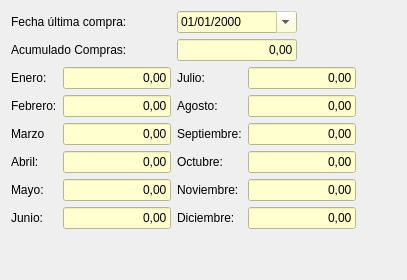
         <widget class="QWidget" name="tabEstad">
          <attribute name="title">
           <string>Estadistica</string>
          </attribute>
          <layout class="QGridLayout" name="gridLayout_14">
           <item row="0" column="0" colspan="2">
            <widget class="QLabel" name="label_30">
             <property name="text">
              <string>Fecha última compra:</string>
             </property>
            </widget>
           </item>
           <item row="8" column="0">
            <spacer name="verticalSpacer_3">
             <property name="orientation">
              <enum>Qt::Vertical</enum>
             </property>
             <property name="sizeHint" stdset="0">
              <size>
               <width>20</width>
               <height>40</height>
              </size>
             </property>
            </spacer>
           </item>
           <item row="4" column="0">
            <widget class="QLabel" name="label_49">
             <property name="text">
              <string>Marzo</string>
             </property>
            </widget>
           </item>
           <item row="3" column="0">
            <widget class="QLabel" name="label_48">
             <property name="text">
              <string>Febrero:</string>
             </property>
            </widget>
           </item>
           <item row="3" column="1">
            <widget class="QLineEdit" name="txtFebrero">
             <property name="enabled">
              <bool>false</bool>
             </property>
             <property name="maximumSize">
              <size>
               <width>120</width>
               <height>16777215</height>
              </size>
             </property>
             <property name="styleSheet">
              <string notr="true">background-color: rgb(255, 255, 207);
color: rgb(0, 0, 0);</string>
             </property>
             <property name="text">
              <string>0,00</string>
             </property>
             <property name="alignment">
              <set>Qt::AlignRight|Qt::AlignTrailing|Qt::AlignVCenter</set>
             </property>
            </widget>
           </item>
           <item row="3" column="3">
            <widget class="QLineEdit" name="txtAgosto">
             <property name="enabled">
              <bool>false</bool>
             </property>
             <property name="maximumSize">
              <size>
               <width>120</width>
               <height>16777215</height>
              </size>
             </property>
             <property name="styleSheet">
              <string notr="true">background-color: rgb(255, 255, 207);
color: rgb(0, 0, 0);</string>
             </property>
             <property name="text">
              <string>0,00</string>
             </property>
             <property name="alignment">
              <set>Qt::AlignRight|Qt::AlignTrailing|Qt::AlignVCenter</set>
             </property>
            </widget>
           </item>
           <item row="0" column="2" colspan="2">
            <widget class="QDateEdit" name="txtfecha_ultima_compra">
             <property name="enabled">
              <bool>false</bool>
             </property>
             <property name="maximumSize">
              <size>
               <width>120</width>
               <height>16777215</height>
              </size>
             </property>
             <property name="styleSheet">
              <string notr="true">background-color: rgb(255, 255, 207);
color: rgb(0, 0, 0);</string>
             </property>
             <property name="displayFormat">
              <string>dd/MM/yyyy</string>
             </property>
             <property name="calendarPopup">
              <bool>true</bool>
             </property>
            </widget>
           </item>
           <item row="3" column="2">
            <widget class="QLabel" name="label_55">
             <property name="text">
              <string>Agosto:</string>
             </property>
            </widget>
           </item>
           <item row="6" column="3">
            <widget class="QLineEdit" name="txtNoviembre">
             <property name="enabled">
              <bool>false</bool>
             </property>
             <property name="maximumSize">
              <size>
               <width>120</width>
               <height>16777215</height>
              </size>
             </property>
             <property name="styleSheet">
              <string notr="true">background-color: rgb(255, 255, 207);
color: rgb(0, 0, 0);</string>
             </property>
             <property name="text">
              <string>0,00</string>
             </property>
             <property name="alignment">
              <set>Qt::AlignRight|Qt::AlignTrailing|Qt::AlignVCenter</set>
             </property>
            </widget>
           </item>
           <item row="6" column="1">
            <widget class="QLineEdit" name="txtMayo">
             <property name="enabled">
              <bool>false</bool>
             </property>
             <property name="maximumSize">
              <size>
               <width>120</width>
               <height>16777215</height>
              </size>
             </property>
             <property name="styleSheet">
              <string notr="true">background-color: rgb(255, 255, 207);
color: rgb(0, 0, 0);</string>
             </property>
             <property name="text">
              <string>0,00</string>
             </property>
             <property name="alignment">
              <set>Qt::AlignRight|Qt::AlignTrailing|Qt::AlignVCenter</set>
             </property>
            </widget>
           </item>
           <item row="7" column="1">
            <widget class="QLineEdit" name="txtJunio">
             <property name="enabled">
              <bool>false</bool>
             </property>
             <property name="maximumSize">
              <size>
               <width>120</width>
               <height>16777215</height>
              </size>
             </property>
             <property name="styleSheet">
              <string notr="true">background-color: rgb(255, 255, 207);
color: rgb(0, 0, 0);</string>
             </property>
             <property name="text">
              <string>0,00</string>
             </property>
             <property name="alignment">
              <set>Qt::AlignRight|Qt::AlignTrailing|Qt::AlignVCenter</set>
             </property>
            </widget>
           </item>
           <item row="5" column="3">
            <widget class="QLineEdit" name="txtOctubre">
             <property name="enabled">
              <bool>false</bool>
             </property>
             <property name="maximumSize">
              <size>
               <width>120</width>
               <height>16777215</height>
              </size>
             </property>
             <property name="styleSheet">
              <string notr="true">background-color: rgb(255, 255, 207);
color: rgb(0, 0, 0);</string>
             </property>
             <property name="text">
              <string>0,00</string>
             </property>
             <property name="alignment">
              <set>Qt::AlignRight|Qt::AlignTrailing|Qt::AlignVCenter</set>
             </property>
            </widget>
           </item>
           <item row="2" column="1">
            <widget class="QLineEdit" name="txtEnero">
             <property name="enabled">
              <bool>false</bool>
             </property>
             <property name="maximumSize">
              <size>
               <width>120</width>
               <height>16777215</height>
              </size>
             </property>
             <property name="styleSheet">
              <string notr="true">background-color: rgb(255, 255, 207);
color: rgb(0, 0, 0);</string>
             </property>
             <property name="text">
              <string>0,00</string>
             </property>
             <property name="alignment">
              <set>Qt::AlignRight|Qt::AlignTrailing|Qt::AlignVCenter</set>
             </property>
            </widget>
           </item>
           <item row="4" column="1">
            <widget class="QLineEdit" name="txtMarzo">
             <property name="enabled">
              <bool>false</bool>
             </property>
             <property name="maximumSize">
              <size>
               <width>120</width>
               <height>16777215</height>
              </size>
             </property>
             <property name="styleSheet">
              <string notr="true">background-color: rgb(255, 255, 207);
color: rgb(0, 0, 0);</string>
             </property>
             <property name="text">
              <string>0,00</string>
             </property>
             <property name="alignment">
              <set>Qt::AlignRight|Qt::AlignTrailing|Qt::AlignVCenter</set>
             </property>
            </widget>
           </item>
           <item row="5" column="1">
            <widget class="QLineEdit" name="txtAbril">
             <property name="enabled">
              <bool>false</bool>
             </property>
             <property name="maximumSize">
              <size>
               <width>120</width>
               <height>16777215</height>
              </size>
             </property>
             <property name="styleSheet">
              <string notr="true">background-color: rgb(255, 255, 207);
color: rgb(0, 0, 0);</string>
             </property>
             <property name="text">
              <string>0,00</string>
             </property>
             <property name="alignment">
              <set>Qt::AlignRight|Qt::AlignTrailing|Qt::AlignVCenter</set>
             </property>
            </widget>
           </item>
           <item row="7" column="3">
            <widget class="QLineEdit" name="txtDiciembre">
             <property name="enabled">
              <bool>false</bool>
             </property>
             <property name="maximumSize">
              <size>
               <width>120</width>
               <height>16777215</height>
              </size>
             </property>
             <property name="styleSheet">
              <string notr="true">background-color: rgb(255, 255, 207);
color: rgb(0, 0, 0);</string>
             </property>
             <property name="text">
              <string>0,00</string>
             </property>
             <property name="alignment">
              <set>Qt::AlignRight|Qt::AlignTrailing|Qt::AlignVCenter</set>
             </property>
            </widget>
           </item>
           <item row="4" column="3">
            <widget class="QLineEdit" name="txtSeptiembre">
             <property name="enabled">
              <bool>false</bool>
             </property>
             <property name="maximumSize">
              <size>
               <width>120</width>
               <height>16777215</height>
              </size>
             </property>
             <property name="styleSheet">
              <string notr="true">background-color: rgb(255, 255, 207);
color: rgb(0, 0, 0);</string>
             </property>
             <property name="text">
              <string>0,00</string>
             </property>
             <property name="alignment">
              <set>Qt::AlignRight|Qt::AlignTrailing|Qt::AlignVCenter</set>
             </property>
            </widget>
           </item>
           <item row="7" column="2">
            <widget class="QLabel" name="label_56">
             <property name="text">
              <string>Diciembre:</string>
             </property>
            </widget>
           </item>
           <item row="5" column="0">
            <widget class="QLabel" name="label_50">
             <property name="text">
              <string>Abril:</string>
             </property>
            </widget>
           </item>
           <item row="2" column="2">
            <widget class="QLabel" name="label_54">
             <property name="text">
              <string>Julio:</string>
             </property>
            </widget>
           </item>
           <item row="1" column="2" colspan="2">
            <widget class="QLineEdit" name="txtimporte_acumulado_compras">
             <property name="enabled">
              <bool>false</bool>
             </property>
             <property name="maximumSize">
              <size>
               <width>120</width>
               <height>16777215</height>
              </size>
             </property>
             <property name="styleSheet">
              <string notr="true">background-color: rgb(255, 255, 207);
color: rgb(0, 0, 0);</string>
             </property>
             <property name="text">
              <string>0,00</string>
             </property>
             <property name="alignment">
              <set>Qt::AlignRight|Qt::AlignTrailing|Qt::AlignVCenter</set>
             </property>
            </widget>
           </item>
           <item row="7" column="0">
            <widget class="QLabel" name="label_52">
             <property name="text">
              <string>Junio:</string>
             </property>
            </widget>
           </item>
           <item row="5" column="2">
            <widget class="QLabel" name="label_57">
             <property name="text">
              <string>Octubre:</string>
             </property>
            </widget>
           </item>
           <item row="2" column="3">
            <widget class="QLineEdit" name="txtjulio">
             <property name="enabled">
              <bool>false</bool>
             </property>
             <property name="maximumSize">
              <size>
               <width>120</width>
               <height>16777215</height>
              </size>
             </property>
             <property name="styleSheet">
              <string notr="true">background-color: rgb(255, 255, 207);
color: rgb(0, 0, 0);</string>
             </property>
             <property name="text">
              <string>0,00</string>
             </property>
             <property name="alignment">
              <set>Qt::AlignRight|Qt::AlignTrailing|Qt::AlignVCenter</set>
             </property>
            </widget>
           </item>
           <item row="1" column="0" colspan="2">
            <widget class="QLabel" name="label_31">
             <property name="text">
              <string>Acumulado Compras:</string>
             </property>
            </widget>
           </item>
           <item row="6" column="2">
            <widget class="QLabel" name="label_53">
             <property name="text">
              <string>Noviembre:</string>
             </property>
            </widget>
           </item>
           <item row="2" column="0">
            <widget class="QLabel" name="label_47">
             <property name="text">
              <string>Enero:</string>
             </property>
            </widget>
           </item>
           <item row="4" column="2">
            <widget class="QLabel" name="label_58">
             <property name="text">
              <string>Septiembre:</string>
             </property>
            </widget>
           </item>
           <item row="6" column="0">
            <widget class="QLabel" name="label_51">
             <property name="text">
              <string>Mayo:</string>
             </property>
            </widget>
           </item>
           <item row="3" column="4">
            <spacer name="horizontalSpacer_2">
             <property name="orientation">
              <enum>Qt::Horizontal</enum>
             </property>
             <property name="sizeHint" stdset="0">
              <size>
               <width>40</width>
               <height>20</height>
              </size>
             </property>
            </spacer>
           </item>
          </layout>
         </widget>
